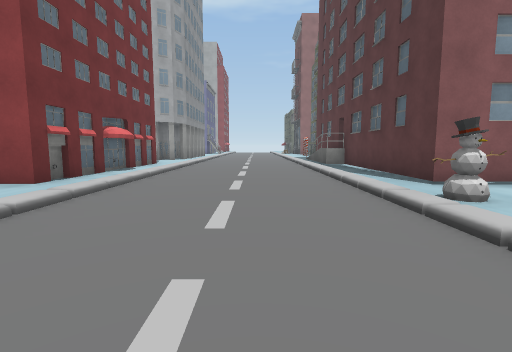
View 1 (above)

20 first-person views from a walk through a 3-D level made in the Unity game engine. The camera is 1.3 m above the floor, tilts 6° down and sees 85° across. The floor is counted in squares, 2 m on a side. Each view is taken from the middle of a square. On the plan, view 1 faces up. The plan holds only what a view shows up to about 9 squares ahead; the rest is blank. The place goes on beyond the plan. The player character is not drawn. Some surface patterns are stand-ins.

View 2
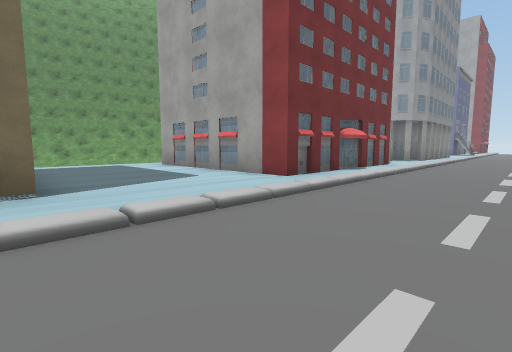

View 3
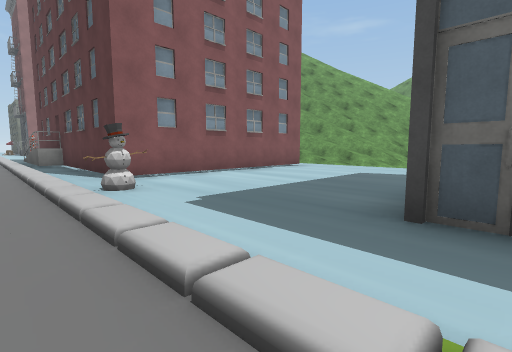

View 4
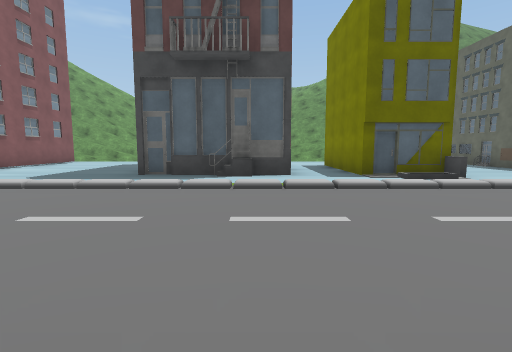

View 5
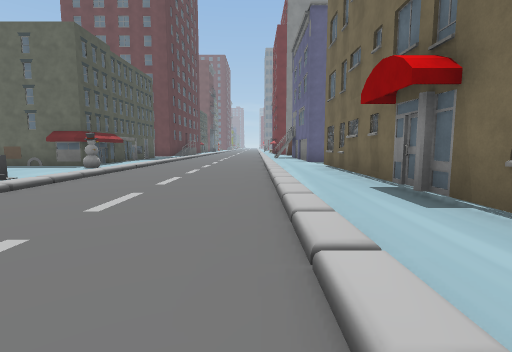

View 6
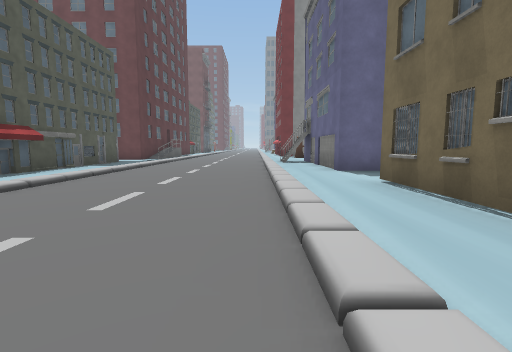

View 7
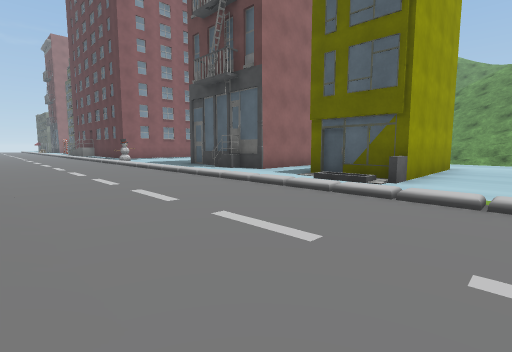

View 8
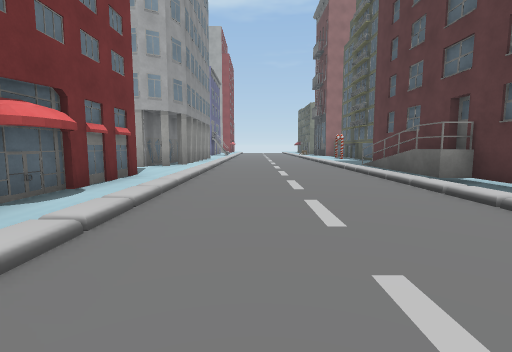

View 9
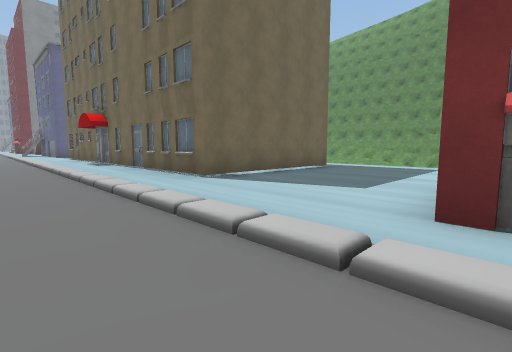

View 10
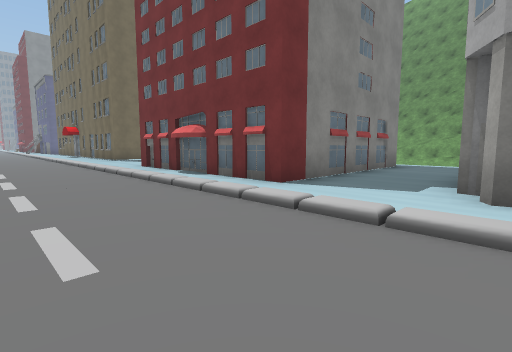

View 11
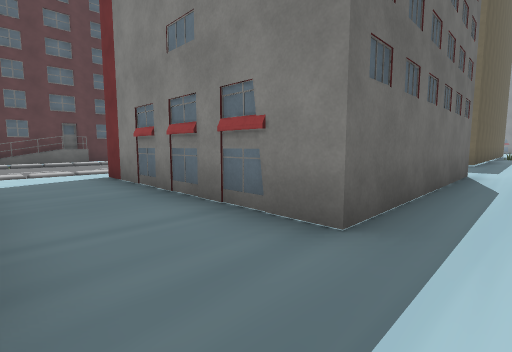

View 12
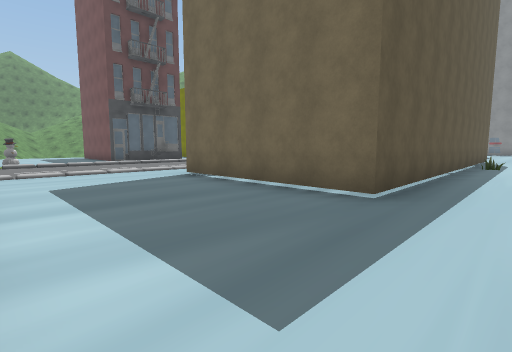

View 13
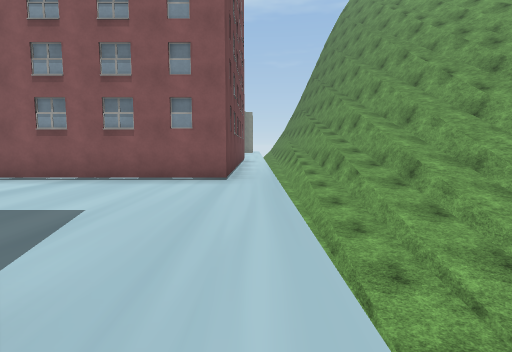

View 14
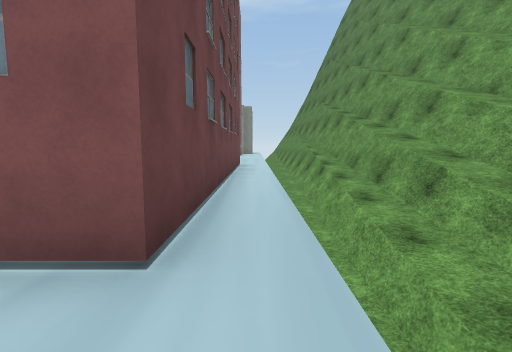

View 15
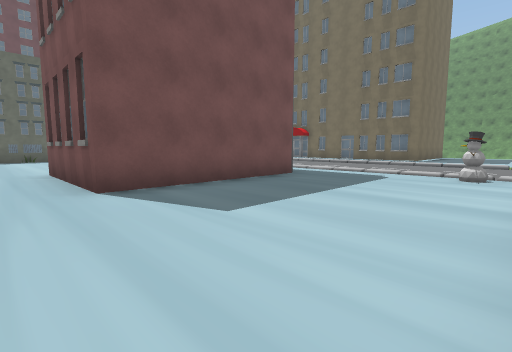

View 16
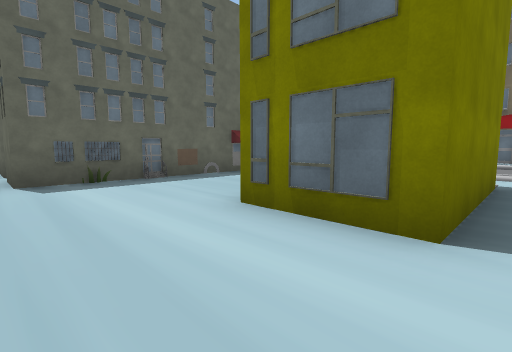

View 17
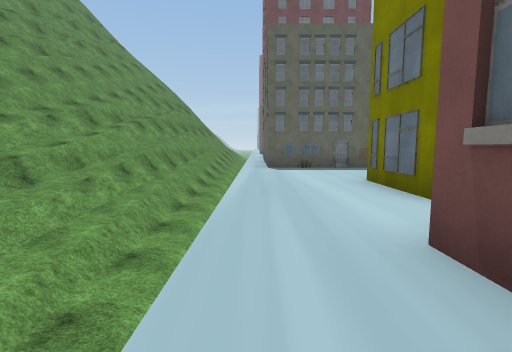

View 18
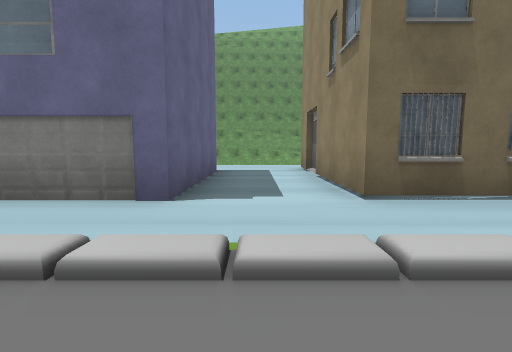

View 19
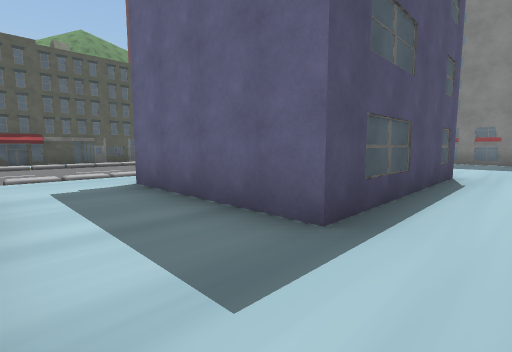

View 20
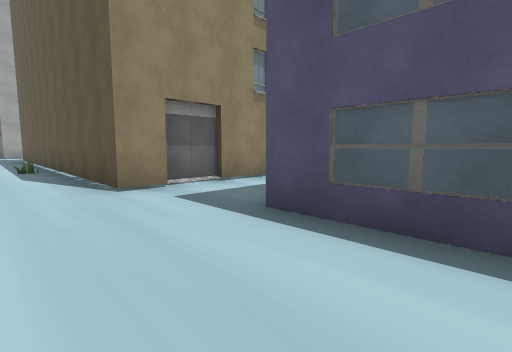

### Floor plan
Key: @ floor where view 1 was taken; # wall or solid block; . main floor; - floor 0.75 m lower than the main floor; _ floor 1 m lower than the main floor; < floor 1.25 m lower than the main floor; ( floor 1.5 m lower than the main floor; ! floor 1.75 m lower than the main floor; / step, stairs or slope; = window, fence, low wall or low ledge; v drop or lower ground; B building; O other object.
Columns run from 10 left of view 1 to 12 right of it. Each row starts with its distance up from view 1.
 13       B...../#
 12 /.........../#    #.=#
 11 /.........../#    #.=#
 10 /######.....B#    #.=#
  9 /#    #...../#    #.=#
  8 /#    #...../#    #.=#
  7 /#    #...../#    #.=##
  6 /#   ##...../#    #.=##
  5 /#####B...../######.==#
  4 /.........../.......==#
  3 /...........O.......v<
  2 /.........../.......v(
  1 /.........../.......v!
  0 /.#####...@./.......
 -1 /.    #...../.#   ..
 -2 /.    #...../B#   ..
 -3 /.    ....../B#   ..
 -4 /.    ....../.......v<
 -5 /.    ....../.......v_=
 -6 /.    #.....//#  ...v_#
 -7 /.    #...../B###...v-
 -8 /.    #...../.......
 -9 /.    #...../.......
-10 /.    B...../O......
-11 /.........../B#####.
-12 /.........../B#
-13 /..####...../.#
-14 /..#  #...../.#
-15 /..#  #...../.#

Where each view was taken, in squares from view 1:
view 1: 0 up, 0 right, facing up
view 2: 0 up, 0 right, facing up-left
view 3: 1 down, 1 right, facing up-right
view 4: 3 down, 3 left, facing right
view 5: 2 down, 2 left, facing down
view 6: 6 down, 2 left, facing down
view 7: 9 down, 2 left, facing up-right
view 8: 4 up, 1 left, facing up
view 9: 5 up, 1 left, facing down-left
view 10: 13 up, 0 right, facing down-left
view 11: 12 up, 10 left, facing down-right
view 12: 4 up, 10 left, facing down-right
view 13: 1 down, 9 right, facing up
view 14: 3 up, 9 right, facing up
view 15: 4 up, 9 right, facing down-left
view 16: 5 down, 9 right, facing down-left
view 17: 2 down, 9 right, facing down
view 18: 12 down, 1 left, facing left
view 19: 11 down, 9 left, facing down-right
view 20: 15 down, 10 left, facing up-right
